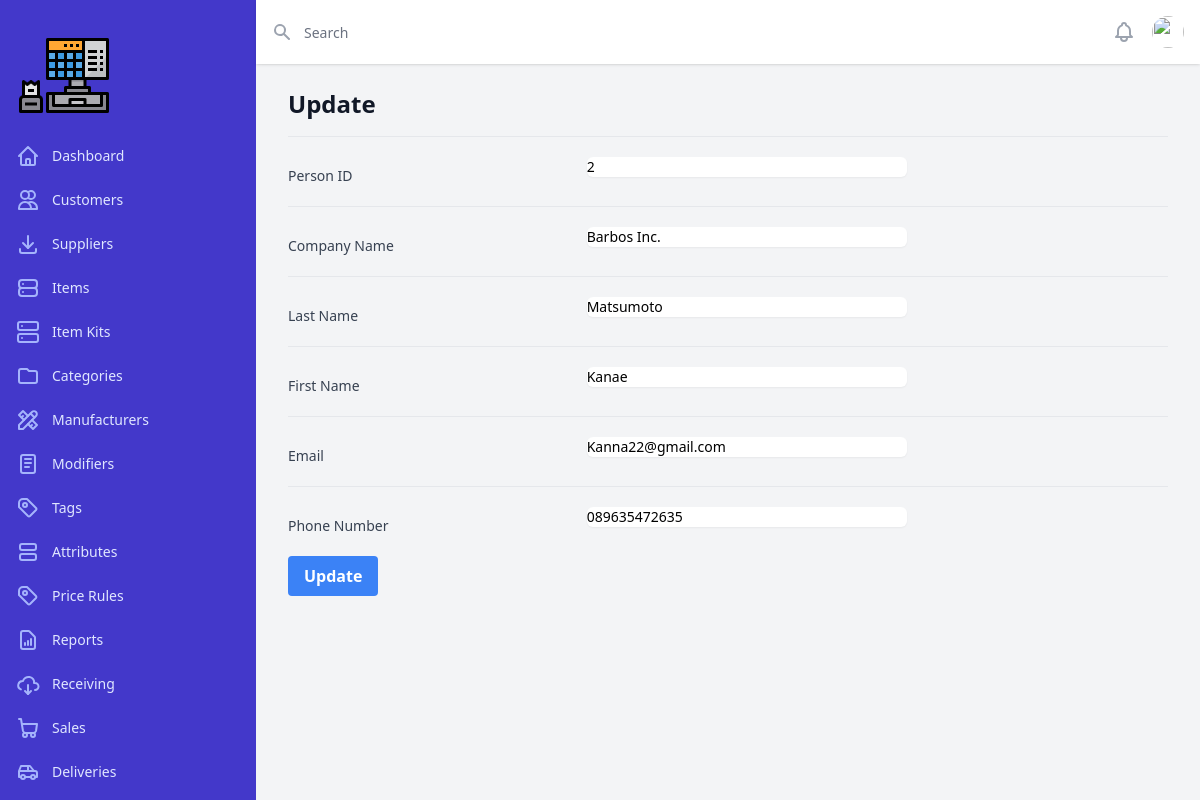
Screenshot of /index.php?page=suppliers-update&person_id=2 with the database file from the repository.
### tables this page shows
CREATE TABLE `tbl_suppliers` (
  `person_id` int(11) NOT NULL,
  `company_name` varchar(100) NOT NULL,
  `last_name` varchar(200) NOT NULL,
  `first_name` varchar(200) NOT NULL,
  `email` varchar(200) NOT NULL,
  `phone` varchar(20) NOT NULL
);

### pages/suppliers/suppliers-update.php (the view, shortened to what this page needs)
<?php
require_once("config.php");
$pdo_statement = $pdo_conn->prepare("SELECT * FROM tbl_suppliers where person_id=" . $_GET["person_id"]);
$pdo_statement->execute();
$result = $pdo_statement->fetchAll();
?>
<div class="py-6">
        <div class="max-w-7xl mx-auto px-4 sm:px-6 md:px-8">
          <h1 class="text-2xl font-semibold text-gray-900">Update</h1>
        </div>
        <div class="max-w-7xl mx-auto px-4 sm:px-6 md:px-8">
          <div class="py-4">
            <div class="rounded-lg h-96">
              <form method="post" class="">
                <div class="space-y-6 sm:space-y-5">
                  <div class="sm:grid sm:grid-cols-3 sm:gap-4 sm:items-start sm:border-t sm:border-gray-200 sm:pt-5">
                    <label for="person_id" class="block text-sm font-medium text-gray-700 sm:mt-px sm:pt-2"> Person ID </label>
                  <div class="mt-1 sm:mt-0 sm:col-span-2">
                    <input type="text" name="person_id" value="<?php echo $result[0]['person_id']; ?>" class="max-w-lg block w-full shadow-sm focus:ring-indigo-500 focus:border-indigo-500 sm:max-w-xs sm:text-sm border-gray-300 rounded-md" required>
                  </div>
                </div>
                <div class="space-y-6 sm:space-y-5">
                  <div class="sm:grid sm:grid-cols-3 sm:gap-4 sm:items-start sm:border-t sm:border-gray-200 sm:pt-5">
                    <label for="first-name" class="block text-sm font-medium text-gray-700 sm:mt-px sm:pt-2"> Company Name </label>
                  <div class="mt-1 sm:mt-0 sm:col-span-2">
                    <input type="text" name="company_name" value="<?php echo $result[0]['company_name']; ?>" class="max-w-lg block w-full shadow-sm focus:ring-indigo-500 focus:border-indigo-500 sm:max-w-xs sm:text-sm border-gray-300 rounded-md" required>
                  </div>
                </div>
                <div class="space-y-6 sm:space-y-5">
                  <div class="sm:grid sm:grid-cols-3 sm:gap-4 sm:items-start sm:border-t sm:border-gray-200 sm:pt-5">
                    <label for="first-name" class="block text-sm font-medium text-gray-700 sm:mt-px sm:pt-2"> Last Name </label>
                  <div class="mt-1 sm:mt-0 sm:col-span-2">
                    <input type="text" name="last_name" value="<?php echo $result[0]['last_name']; ?>" class="max-w-lg block w-full shadow-sm focus:ring-indigo-500 focus:border-indigo-500 sm:max-w-xs sm:text-sm border-gray-300 rounded-md" required>
                  </div>
                </div>
                <div class="space-y-6 sm:space-y-5">
                  <div class="sm:grid sm:grid-cols-3 sm:gap-4 sm:items-start sm:border-t sm:border-gray-200 sm:pt-5">
                    <label for="first-name" class="block text-sm font-medium text-gray-700 sm:mt-px sm:pt-2"> First Name </label>
                  <div class="mt-1 sm:mt-0 sm:col-span-2">
                    <input type="text" name="first_name" value="<?php echo $result[0]['first_name']; ?>" class="max-w-lg block w-full shadow-sm focus:ring-indigo-500 focus:border-indigo-500 sm:max-w-xs sm:text-sm border-gray-300 rounded-md" required>
                  </div>
                </div>
                <div class="space-y-6 sm:space-y-5">
                  <div class="sm:grid sm:grid-cols-3 sm:gap-4 sm:items-start sm:border-t sm:border-gray-200 sm:pt-5">
                    <label for="first-name" class="block text-sm font-medium text-gray-700 sm:mt-px sm:pt-2"> Email </label>
                  <div class="mt-1 sm:mt-0 sm:col-span-2">
                    <input type="text" name="email" value="<?php echo $result[0]['email']; ?>" class="max-w-lg block w-full shadow-sm focus:ring-indigo-500 focus:border-indigo-500 sm:max-w-xs sm:text-sm border-gray-300 rounded-md" required>
                  </div>
                </div>
                <div class="space-y-6 sm:space-y-5">
                  <div class="sm:grid sm:grid-cols-3 sm:gap-4 sm:items-start sm:border-t sm:border-gray-200 sm:pt-5">
                    <label for="first-name" class="block text-sm font-medium text-gray-700 sm:mt-px sm:pt-2"> Phone Number </label>
                  <div class="mt-1 sm:mt-0 sm:col-span-2">
                    <input type="text" name="phone" value="<?php echo $result[0]['phone']; ?>" class="max-w-lg block w-full shadow-sm focus:ring-indigo-500 focus:border-indigo-500 sm:max-w-xs sm:text-sm border-gray-300 rounded-md" required>
                  </div>
                </div>
                <button type="submit" name="update" value ="Update" class="bg-blue-500 hover:bg-blue-700 text-white font-bold py-2 px-4 rounded">Update</button>
              </form>
            </div>
          </div>
        </div>
      </div>

### rows the page displays
tbl_suppliers: person_id "2", company_name "Barbos Inc.", last_name "Matsumoto", first_name "Kanae", email "Kanna22@gmail.com", phone "089635472635"
